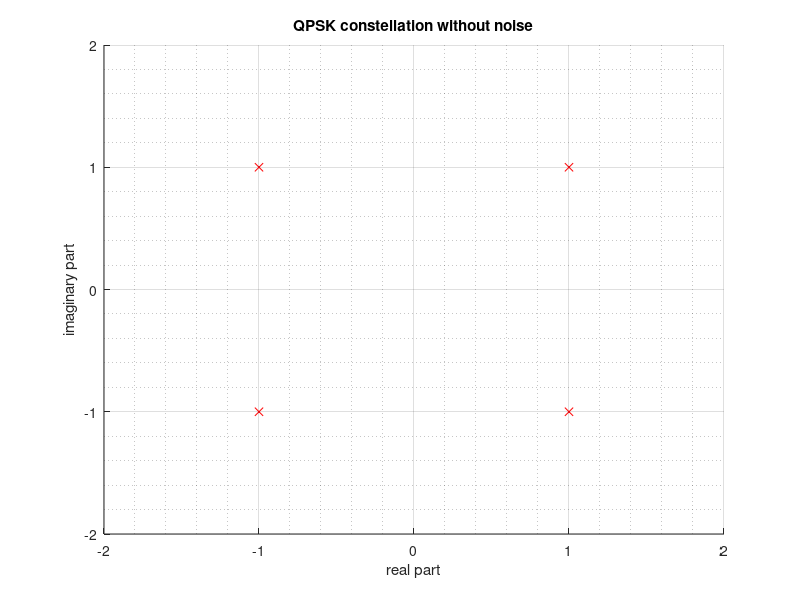

Here is the MATLAB script that generated this plot:
% From https://stackoverflow.com/questions/28831781/qpsk-constellation-diagram

num_symbols = 1e4;
int_symbols = randi([1, 4], 1, num_symbols);
A = 1;
qpsk_symbols = zeros(size(int_symbols));
qpsk_symbols(int_symbols == 1) =   A + 1i*A;
qpsk_symbols(int_symbols == 2) =   A - 1i*A;
qpsk_symbols(int_symbols == 3) = - A + 1i*A;
qpsk_symbols(int_symbols == 4) = - A - 1i*A;
tx_sig = qpsk_symbols;

fh1 = figure;

ptsx = [1 1 -1 -1];
ptsy = [-1 1 1 -1];

plot_lims = [-2 2];
hold on
plot(real(qpsk_symbols), imag(qpsk_symbols), '.');
plot(ptsx, ptsy, 'rx')
grid on
grid minor
xlim(plot_lims);
ylim(plot_lims);
title('QPSK constellation without noise');
xlabel('real part');
ylabel('imaginary part');